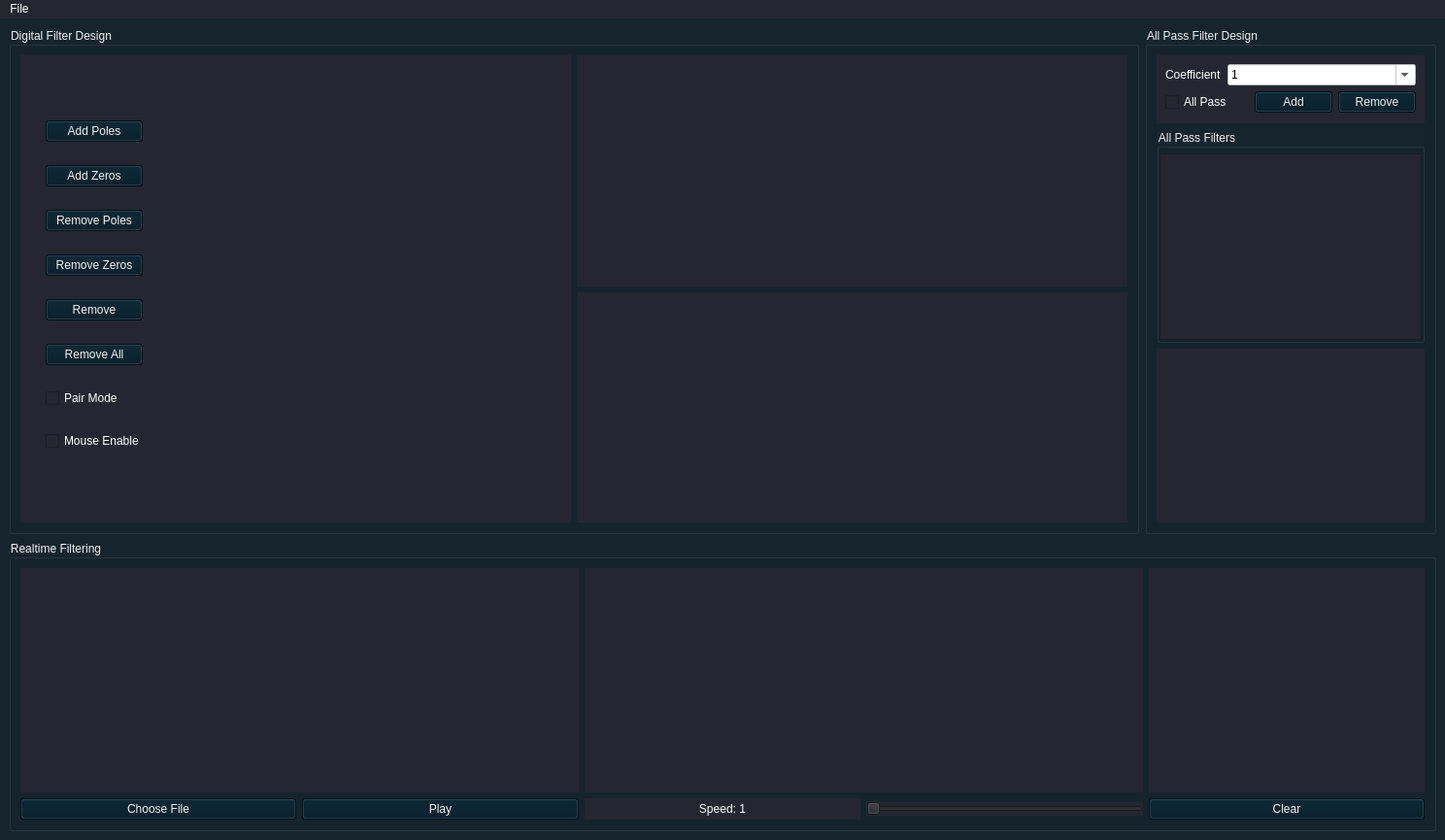
<?xml version="1.0" encoding="UTF-8"?>
<ui version="4.0">
 <class>MainWindow</class>
 <widget class="QMainWindow" name="MainWindow">
  <property name="geometry">
   <rect>
    <x>0</x>
    <y>0</y>
    <width>1488</width>
    <height>865</height>
   </rect>
  </property>
  <property name="windowTitle">
   <string>MainWindow</string>
  </property>
  <property name="styleSheet">
   <string notr="true">#centralwidget {
	background: #15242d;	

}


QWidget {
	background: rgb(37, 38, 49);	
	color:white;
}
QGroupBox {
	background: #15242d;
	color:rgb(241, 241, 241);
}

QComboBox{
	background: white;
	color:black;
}

QPushButton {
	background: rgb(0, 24, 36);
	color:rgb(241, 241, 241);
}

</string>
  </property>
  <widget class="QWidget" name="centralwidget">
   <property name="styleSheet">
    <string notr="true"/>
   </property>
   <layout class="QGridLayout" name="gridLayout_4">
    <item row="0" column="0">
     <widget class="QGroupBox" name="grpbx_DigitalFilter">
      <property name="title">
       <string>Digital Filter Design</string>
      </property>
      <layout class="QGridLayout" name="gridLayout">
       <item row="0" column="1">
        <layout class="QVBoxLayout" name="verticalLayout_2">
         <item>
          <widget class="PlotWidget" name="plot_magResponse" native="true">
           <property name="minimumSize">
            <size>
             <width>200</width>
             <height>0</height>
            </size>
           </property>
          </widget>
         </item>
         <item>
          <widget class="PlotWidget" name="plot_phaseResponse" native="true">
           <property name="minimumSize">
            <size>
             <width>200</width>
             <height>0</height>
            </size>
           </property>
          </widget>
         </item>
        </layout>
       </item>
       <item row="0" column="0">
        <widget class="QWidget" name="wgt_unitCircle" native="true">
         <layout class="QGridLayout" name="gridLayout_5">
          <item row="0" column="0">
           <widget class="QWidget" name="wgt_buttons" native="true">
            <property name="sizePolicy">
             <sizepolicy hsizetype="Minimum" vsizetype="Preferred">
              <horstretch>0</horstretch>
              <verstretch>0</verstretch>
             </sizepolicy>
            </property>
            <property name="maximumSize">
             <size>
              <width>120</width>
              <height>16777215</height>
             </size>
            </property>
            <property name="styleSheet">
             <string notr="true"/>
            </property>
            <layout class="QVBoxLayout" name="verticalLayout_3">
             <property name="leftMargin">
              <number>10</number>
             </property>
             <item>
              <widget class="QPushButton" name="btn_addPoles">
               <property name="maximumSize">
                <size>
                 <width>100</width>
                 <height>16777215</height>
                </size>
               </property>
               <property name="text">
                <string>Add Poles</string>
               </property>
               <attribute name="buttonGroup">
                <string notr="true">btngrp_zerosPoles</string>
               </attribute>
              </widget>
             </item>
             <item>
              <widget class="QPushButton" name="btn_addZeros">
               <property name="maximumSize">
                <size>
                 <width>100</width>
                 <height>16777215</height>
                </size>
               </property>
               <property name="text">
                <string>Add Zeros</string>
               </property>
               <attribute name="buttonGroup">
                <string notr="true">btngrp_zerosPoles</string>
               </attribute>
              </widget>
             </item>
             <item>
              <widget class="QPushButton" name="btn_removePoles">
               <property name="maximumSize">
                <size>
                 <width>100</width>
                 <height>16777215</height>
                </size>
               </property>
               <property name="text">
                <string>Remove Poles</string>
               </property>
               <attribute name="buttonGroup">
                <string notr="true">btngrp_zerosPoles</string>
               </attribute>
              </widget>
             </item>
             <item>
              <widget class="QPushButton" name="btn_RemoveZeros">
               <property name="maximumSize">
                <size>
                 <width>100</width>
                 <height>16777215</height>
                </size>
               </property>
               <property name="styleSheet">
                <string notr="true"/>
               </property>
               <property name="text">
                <string>Remove Zeros</string>
               </property>
               <attribute name="buttonGroup">
                <string notr="true">btngrp_zerosPoles</string>
               </attribute>
              </widget>
             </item>
             <item>
              <widget class="QPushButton" name="btn_Remove">
               <property name="maximumSize">
                <size>
                 <width>100</width>
                 <height>16777215</height>
                </size>
               </property>
               <property name="text">
                <string>Remove</string>
               </property>
               <attribute name="buttonGroup">
                <string notr="true">btngrp_zerosPoles</string>
               </attribute>
              </widget>
             </item>
             <item>
              <widget class="QPushButton" name="btn_removeAll">
               <property name="maximumSize">
                <size>
                 <width>100</width>
                 <height>16777215</height>
                </size>
               </property>
               <property name="text">
                <string>Remove All</string>
               </property>
               <attribute name="buttonGroup">
                <string notr="true">btngrp_zerosPoles</string>
               </attribute>
              </widget>
             </item>
             <item>
              <widget class="QCheckBox" name="pair_mode_toggle">
               <property name="text">
                <string>Pair Mode</string>
               </property>
              </widget>
             </item>
             <item>
              <widget class="QCheckBox" name="mouse_en">
               <property name="text">
                <string>Mouse Enable</string>
               </property>
              </widget>
             </item>
            </layout>
           </widget>
          </item>
          <item row="0" column="1">
           <widget class="PlotWidget" name="plot_unitCircle" native="true">
            <property name="sizePolicy">
             <sizepolicy hsizetype="Minimum" vsizetype="Minimum">
              <horstretch>0</horstretch>
              <verstretch>0</verstretch>
             </sizepolicy>
            </property>
            <property name="minimumSize">
             <size>
              <width>400</width>
              <height>400</height>
             </size>
            </property>
            <property name="maximumSize">
             <size>
              <width>400</width>
              <height>400</height>
             </size>
            </property>
            <property name="sizeIncrement">
             <size>
              <width>1</width>
              <height>1</height>
             </size>
            </property>
            <property name="baseSize">
             <size>
              <width>0</width>
              <height>0</height>
             </size>
            </property>
            <property name="styleSheet">
             <string notr="true"/>
            </property>
           </widget>
          </item>
         </layout>
        </widget>
       </item>
      </layout>
     </widget>
    </item>
    <item row="0" column="1">
     <widget class="QGroupBox" name="grpbx_AllPassFilter">
      <property name="sizePolicy">
       <sizepolicy hsizetype="Minimum" vsizetype="Preferred">
        <horstretch>0</horstretch>
        <verstretch>0</verstretch>
       </sizepolicy>
      </property>
      <property name="maximumSize">
       <size>
        <width>300</width>
        <height>16777215</height>
       </size>
      </property>
      <property name="title">
       <string>All Pass Filter Design</string>
      </property>
      <layout class="QGridLayout" name="gridLayout_3">
       <item row="1" column="0">
        <widget class="QGroupBox" name="groupBox">
         <property name="title">
          <string>All Pass Filters</string>
         </property>
         <layout class="QGridLayout" name="gridLayout_7">
          <property name="leftMargin">
           <number>0</number>
          </property>
          <property name="topMargin">
           <number>5</number>
          </property>
          <property name="rightMargin">
           <number>0</number>
          </property>
          <property name="bottomMargin">
           <number>0</number>
          </property>
          <item row="0" column="0">
           <widget class="QTableWidget" name="table_coeff">
            <property name="sizePolicy">
             <sizepolicy hsizetype="Expanding" vsizetype="Minimum">
              <horstretch>0</horstretch>
              <verstretch>0</verstretch>
             </sizepolicy>
            </property>
            <property name="editTriggers">
             <set>QAbstractItemView::DoubleClicked</set>
            </property>
            <property name="alternatingRowColors">
             <bool>false</bool>
            </property>
            <property name="showGrid">
             <bool>true</bool>
            </property>
            <property name="cornerButtonEnabled">
             <bool>false</bool>
            </property>
            <property name="columnCount">
             <number>1</number>
            </property>
            <attribute name="horizontalHeaderVisible">
             <bool>false</bool>
            </attribute>
            <attribute name="verticalHeaderVisible">
             <bool>false</bool>
            </attribute>
            <column/>
           </widget>
          </item>
         </layout>
        </widget>
       </item>
       <item row="2" column="0">
        <widget class="PlotWidget" name="plot_allPass" native="true">
         <property name="minimumSize">
          <size>
           <width>0</width>
           <height>70</height>
          </size>
         </property>
         <property name="maximumSize">
          <size>
           <width>300</width>
           <height>16777215</height>
          </size>
         </property>
        </widget>
       </item>
       <item row="0" column="0">
        <widget class="QWidget" name="wgt_coefficient" native="true">
         <property name="minimumSize">
          <size>
           <width>0</width>
           <height>70</height>
          </size>
         </property>
         <property name="maximumSize">
          <size>
           <width>300</width>
           <height>70</height>
          </size>
         </property>
         <layout class="QGridLayout" name="gridLayout_6">
          <item row="1" column="0" colspan="2">
           <widget class="QCheckBox" name="all_pass_enable">
            <property name="text">
             <string>All Pass</string>
            </property>
           </widget>
          </item>
          <item row="1" column="2">
           <widget class="QPushButton" name="btn_addCoeff">
            <property name="text">
             <string>Add</string>
            </property>
           </widget>
          </item>
          <item row="0" column="0">
           <widget class="QLabel" name="label">
            <property name="sizePolicy">
             <sizepolicy hsizetype="Minimum" vsizetype="Preferred">
              <horstretch>0</horstretch>
              <verstretch>0</verstretch>
             </sizepolicy>
            </property>
            <property name="text">
             <string>Coefficient</string>
            </property>
            <property name="buddy">
             <cstring>wgt_coefficient</cstring>
            </property>
           </widget>
          </item>
          <item row="1" column="3">
           <widget class="QPushButton" name="btn_removeCoeff">
            <property name="text">
             <string>Remove</string>
            </property>
           </widget>
          </item>
          <item row="0" column="1" colspan="3">
           <widget class="QComboBox" name="comboBox">
            <property name="sizePolicy">
             <sizepolicy hsizetype="Expanding" vsizetype="Fixed">
              <horstretch>0</horstretch>
              <verstretch>0</verstretch>
             </sizepolicy>
            </property>
            <property name="styleSheet">
             <string notr="true">background:white;
color:black;
</string>
            </property>
            <property name="editable">
             <bool>true</bool>
            </property>
            <item>
             <property name="text">
              <string>1</string>
             </property>
            </item>
            <item>
             <property name="text">
              <string>-1</string>
             </property>
            </item>
            <item>
             <property name="text">
              <string>-0.9</string>
             </property>
            </item>
            <item>
             <property name="text">
              <string>-0.495</string>
             </property>
            </item>
            <item>
             <property name="text">
              <string>0</string>
             </property>
            </item>
            <item>
             <property name="text">
              <string>0.99</string>
             </property>
            </item>
            <item>
             <property name="text">
              <string>0.345</string>
             </property>
            </item>
           </widget>
          </item>
         </layout>
        </widget>
       </item>
      </layout>
     </widget>
    </item>
    <item row="1" column="0" colspan="2">
     <widget class="QGroupBox" name="grpbx_RealtimeFiltering">
      <property name="maximumSize">
       <size>
        <width>16777215</width>
        <height>300</height>
       </size>
      </property>
      <property name="title">
       <string>Realtime Filtering</string>
      </property>
      <layout class="QGridLayout" name="gridLayout_2">
       <item row="1" column="4">
        <widget class="QPushButton" name="btnClr">
         <property name="text">
          <string>Clear</string>
         </property>
        </widget>
       </item>
       <item row="0" column="2" colspan="2">
        <widget class="PlotWidget" name="plot_realtimeFilter" native="true"/>
       </item>
       <item row="0" column="4">
        <widget class="PlotWidget" name="plot_mouseInput" native="true">
         <property name="sizePolicy">
          <sizepolicy hsizetype="Minimum" vsizetype="Minimum">
           <horstretch>0</horstretch>
           <verstretch>0</verstretch>
          </sizepolicy>
         </property>
         <property name="minimumSize">
          <size>
           <width>200</width>
           <height>200</height>
          </size>
         </property>
        </widget>
       </item>
       <item row="1" column="0">
        <widget class="QPushButton" name="btn_openFile">
         <property name="styleSheet">
          <string notr="true"/>
         </property>
         <property name="text">
          <string>Choose File</string>
         </property>
         <property name="shortcut">
          <string>Ctrl+O</string>
         </property>
        </widget>
       </item>
       <item row="0" column="0" colspan="2">
        <widget class="PlotWidget" name="plot_realtimeInput" native="true"/>
       </item>
       <item row="1" column="3">
        <widget class="QSlider" name="speed_slider">
         <property name="sizePolicy">
          <sizepolicy hsizetype="Minimum" vsizetype="Fixed">
           <horstretch>0</horstretch>
           <verstretch>0</verstretch>
          </sizepolicy>
         </property>
         <property name="minimum">
          <number>1</number>
         </property>
         <property name="maximum">
          <number>100</number>
         </property>
         <property name="orientation">
          <enum>Qt::Horizontal</enum>
         </property>
        </widget>
       </item>
       <item row="1" column="2">
        <widget class="QLabel" name="lbl_speed">
         <property name="text">
          <string>Speed: 1</string>
         </property>
         <property name="alignment">
          <set>Qt::AlignCenter</set>
         </property>
         <property name="buddy">
          <cstring>speed_slider</cstring>
         </property>
        </widget>
       </item>
       <item row="1" column="1">
        <widget class="QPushButton" name="btn_play">
         <property name="text">
          <string>Play</string>
         </property>
         <property name="shortcut">
          <string>Space</string>
         </property>
         <property name="checkable">
          <bool>false</bool>
         </property>
        </widget>
       </item>
      </layout>
     </widget>
    </item>
   </layout>
  </widget>
  <widget class="QMenuBar" name="menuBar">
   <property name="geometry">
    <rect>
     <x>0</x>
     <y>0</y>
     <width>1488</width>
     <height>22</height>
    </rect>
   </property>
   <widget class="QMenu" name="menuFile">
    <property name="title">
     <string>File</string>
    </property>
    <addaction name="actionImport"/>
    <addaction name="actionExport"/>
   </widget>
   <addaction name="menuFile"/>
  </widget>
  <action name="actionImport">
   <property name="text">
    <string>Import Zeros/Poles</string>
   </property>
  </action>
  <action name="actionExport">
   <property name="text">
    <string>Export Zeros/Poles</string>
   </property>
  </action>
 </widget>
 <customwidgets>
  <customwidget>
   <class>PlotWidget</class>
   <extends>QWidget</extends>
   <header>pyqtgraph</header>
   <container>1</container>
  </customwidget>
 </customwidgets>
 <resources/>
 <connections/>
 <buttongroups>
  <buttongroup name="btngrp_zerosPoles"/>
 </buttongroups>
</ui>
